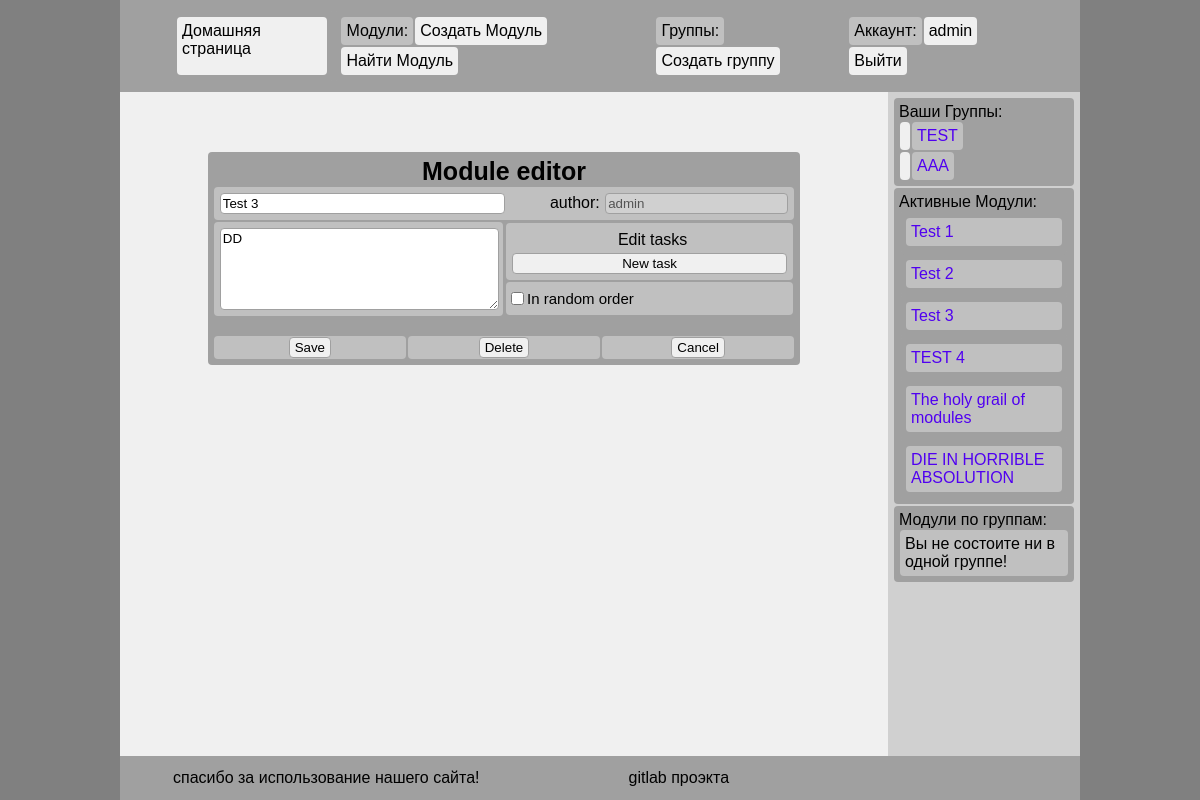
Screenshot of /tasks/10ZtdUHDg8Vj3K2w/edit/ (signed in) with the database file from the repository.
### tasks/models.py (models this page shows)
class Module(models.Model):
    name            = models.CharField(max_length=64, default="Новый модуль")
    author          = models.ForeignKey(User, on_delete=models.CASCADE)
    description     = models.CharField(max_length=1024, default="AAAA")
    creation_date   = models.DateTimeField(default=timezone.now())
    tasks_data      = models.JSONField(default=list)
    is_tasks_rnd    = models.BooleanField(default=False)
    id              = models.CharField(max_length=16, unique=True, primary_key=True)

### groups/models.py (models this page shows)
class Group(models.Model):
    author          = models.ForeignKey(User, related_name="group_author", on_delete=models.CASCADE, null=True)
    name            = models.CharField(max_length=32, default="")
    description     = models.CharField(max_length=1024, default="")
    creation_date   = models.DateTimeField(default=timezone.now())
    id              = models.CharField(max_length=16, unique=True, primary_key = True)
    moduls_data     = models.ManyToManyField(ModuleData, related_name="moduls_data", blank=True)
    members         = models.ManyToManyField(User, related_name="members", blank=True)
    members_pending = models.ManyToManyField(User, related_name="member_pending", blank=True)

### tasks/views.py (the view, shortened to what this page needs)
# urls.py: path('tasks/<str:id>/edit/',            tasks.EditView),
def EditView(request, id):
    try: cur_module = Module.objects.get(id=id)
    except Module.DoesNotExist: raise Http404
    if cur_module.author != request.user: raise Http404
    if request.method != 'POST':
        context = get_base_context(request, keep_cookies=[f"temp_edit_tasks_data_{cur_module.id}", f"temp_edit_module_{cur_module.id}"])
        if f'temp_edit_module_{cur_module.id}' not in request.session: context['module'] = cur_module
        else: context['module'] = request.session[f'temp_edit_module_{cur_module.id}']
        if f'temp_edit_tasks_data_{cur_module.id}' not in request.session: context['tasks_data'] = cur_module.tasks_data
        else: context['tasks_data'] = request.session[f'temp_edit_tasks_data_{cur_module.id}']
        return render(request, 'module_edit.html', context)

### static/py/view.py (called while the page is built)
def get_base_context(request, **kwargs):
    context = {}
    for c_name, c_value in list(filter(lambda c:c[0].startswith('temp'), request.session.items())):
        if 'keep_cookies' in kwargs and c_name in kwargs['keep_cookies']: continue
        del request.session[c_name]
    for s in request.session.items():print(s)
    if request.user.is_authenticated:
        context['my_modules']    = Module.objects.all()
        context['my_groups']     = Group.objects.all()
        context['new_modules']    = Module.objects.filter(author=request.user)
    return context

### tasks/templates/module_edit.html (shortened to what this page needs)
{% extends './base.html' %}
{% block content %}
{% load i18n %}
<div class="bigbox">
    <h1>{% trans 'Module editor' %}</h1>
    <form method="POST" id="form"> {% csrf_token %}
        <div class="flex-sb component2">
            <input id="name" name="name" type="text" value="{{module.name}}" placeholder="{% trans 'module name' %}" maxlength="32" style="width: 50%"/>
            <div>
                {% trans 'author' %}:
                <input value="{{user}}" disabled=true/>
            </div>
        </div>
        <div class="flex">
            <div class="flex-col component2" style="width: 50%; height: auto;">
                <textarea name="description" placeholder="{% trans 'description' %}" maxlength="1024" style="width: 100%; resize: vertical; min-height: -webkit-fill-available;">{{module.description}}</textarea>
            </div>
            <div class="flex-col componentNone" style="width: 50%; overflow-y: scroll; height:100%;">
                <div class="flex-col component2">
                    <a style="text-align: center; width: 100%;">{% trans 'Edit tasks' %}</a>
                    <input id="btn_task_new" name="btn_task_{{tasks_data|length}}" type="submit" value="{% trans 'New task' %}">
                </div>
                <div class="flex component2">
                    <input name="is_tasks_rnd" type="checkbox" {% if module.is_tasks_rnd %}checked{% endif %}>
                    <a style="font-size: 15px">{% trans 'In random order' %}</a>
                </div>
            </div>
        </div>
        <br>
        <div class="flex">
            <div class="submitbox" style="width: 100%;">
                <input type="submit" name="btn_save" value="{% trans 'Save' %}">
            </div>
            <div class="submitbox" style="width: 100%;">
                <input type="submit" name="btn_del" value="{% trans 'Delete' %}" onclick="return btn_del_check('{% trans 'module' %} '+document.getElementById('name').value)">
            </div>
            <div class="submitbox" style="width: 100%;">
                <input type="submit" name="cancel_btn" value="{% trans 'Cancel' %}">
            </div>
        </div>
    </form>
</div>
{% endblock %}

### static/templates/header.html
<div class="box flex-wrap">
    <a class="component" href="/">Домашняя страница</a>
</div>
<div class="box flex-wrap">
    <a class="component2">Модули:</a>
    <a class="component" href="/tasks/create">Создать Модуль</a>
    <a class="component" href="/tasks/">Найти Модуль</a>
</div>
<div class="box flex-wrap">
    <a class="component2">Группы:</a>
    <a class="component" href="/groups/create">Создать группу</a>
</div>
<div class="box flex-wrap">
    <a class="component2">Аккаунт:</a>
        {% if request.user.is_authenticated %}
        <a class="component" href="/accounts/">{{user}}</a>
        <a class="component" href="/accounts/logout/">Выйти</a>
        {% else %}
        <a class="component" href="/accounts/login/">Войти</a>
        <a class="component" href="/accounts/register/">Регистрация</a>
        {% endif %}
</div>

### static/templates/sider.html (shortened to what this page needs)
<div class="box flex-col">
    Ваши Группы:
    {% for group in my_groups %}
        <div class="flex">
            {% if group.1 != 0 %}<a class="component">{{group.1}}</a>{% endif %}
            <a class="component2" href="/groups/{{group.id}}">{{group.name}}</a>
        </div>
    {% endfor %}
</div>
<div class="box flex-col">
    Активные Модули:
    {% for module in my_modules %}
        <div class="flex-col box">
            <a class="component2" href="/tasks/{{module.id}}">{{module.name}}</a>
        </div>
    {% endfor %}
</div>
<div class="flex-col box">
    Модули по группам:
    {% if not modules_groups %}
        <p class="component2">Вы не состоите ни в одной группе!</p>
    {% endif %}
</div>

### static/css/common-base.css (style rules this page uses)
body { margin: auto; width: 80%; min-height:100%; }
html { font-family: Arial; background-color:#808080; height:100%; }
footer a:any-link, header a:any-link { color:#000000 }
a { font-family: Arial; text-decoration: none; padding: 2px; margin: 1px; }
a:any-link { color:#5000F0 }
h1 { font-family: Arial; font-size: 25px; text-align: center; margin: 0px; }
input[type=text] { font-family: Arial; background-color: #FFFFFF; border: #A0A0A0 solid 1px; border-radius: 4px; box-sizing: border-box; padding: 2px; margin: 1px; }
input:disabled { font-family: Arial; background-color: #D0D0D0; border: #A0A0A0 solid 1px; border-radius: 4px; cursor: default; box-sizing: border-box; padding: 2px; margin: 1px; }
input[type=button], input[type=submit], input[type=reset] { font-family: Arial; background-color: #F0F0F0; border: #A0A0A0 solid 1px; border-radius: 4px; cursor:pointer; box-sizing: border-box; padding: 2px 5px; margin: 1px; }
input[type=checkbox], input[type=radio] { font-family: Arial; background-color: #E0E0E0; border: #909090 solid 1px; border-radius: 4px; cursor:pointer; box-sizing: border-box; margin: 5px 0px; }
textarea { font-family: Arial; background-color: #FFFFFF; border: #A0A0A0 solid 1px; border-radius: 4px; box-sizing: border-box; padding: 2px; margin: 1px; }

### static/css/common-class.css (style rules this page uses)
.component { border-radius: 4px; border-color: #F0F0F0; background-color: #F0F0F0; padding: 5px; margin: 1px; box-sizing: border-box; }
.component2 { border-radius: 4px; border-color: #C0C0C0; background-color: #C0C0C0; padding: 5px; margin: 1px; box-sizing: border-box; }
.componentNone { border-color: #00000000; background-color: #00000000; margin: 1px; box-sizing: border-box; }
.box { border-radius: 4px; border-color: #A0A0A0; background-color: #A0A0A0; padding: 5px; margin: 1px; }
.bigbox { margin: auto; border-radius: 4px; border-color: #A0A0A0; background-color: #A0A0A0; padding: 5px; width: 80%; margin-top: 50px; display: flex; flex-direction: column; }
.submitbox { text-align: center; border-radius: 4px; border-color: #C0C0C0; background-color: #C0C0C0; margin: 1px; }

### static/css/common-flex.css (style rules this page uses)
.flex { display: flex; }
.flex-col { display: flex; flex-direction: column; }
.flex-sb { display: flex; justify-content: space-between; }
.flex-wrap { display: flex; flex-wrap: wrap; }

### rows the page displays
Module: name "Test 3", description "DD"
Group: name "TEST"
Group: name "AAA"
Module: name "Test 1"
Module: name "Test 2"
Module: name "TEST 4"
Module: name "The holy grail of modules"
Module: name "DIE IN HORRIBLE ABSOLUTION"

### other values shown
{{ user }} "admin"
